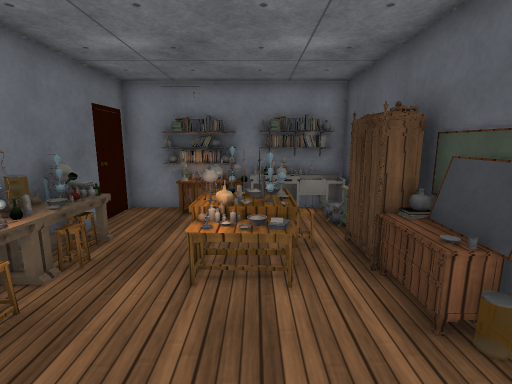
view 1 (above)

13 first-person views from a walk through a Unity game level. The camera is 1.5 m above the floor, tilts 10° down and sees 85° across. The floor is counted in squares, 0.6 m on a side. Each view is taken from the middle of a square. On the plan, view 1 faces up. The plan holds only what a view shows up to about 18 squares ahead; the rest is blank. The place goes on beyond the plan. The player is left out. Some surface patterns are stand-ins.

view 2
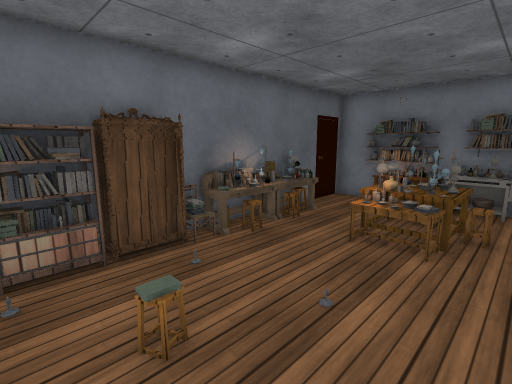

view 3
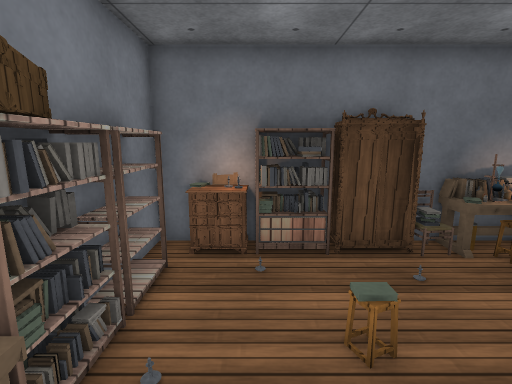

view 4
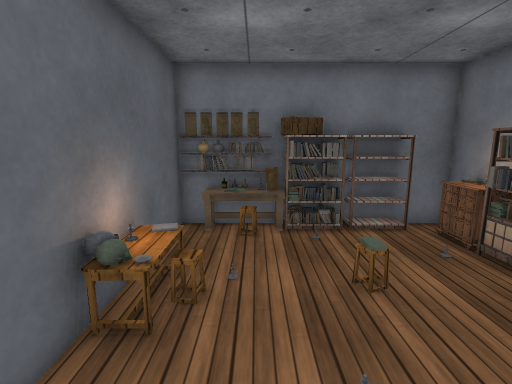

view 5
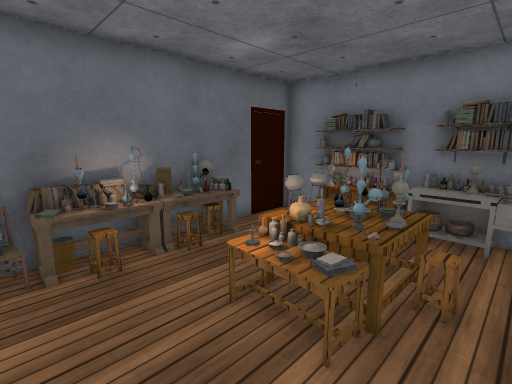

view 6
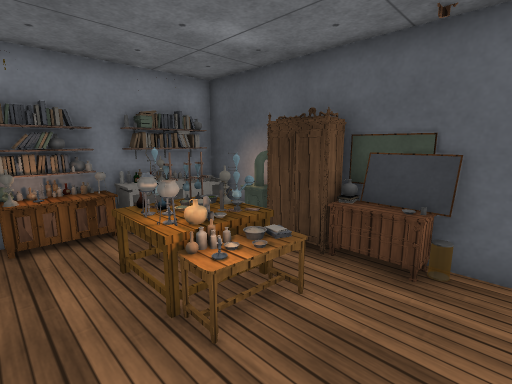

view 7
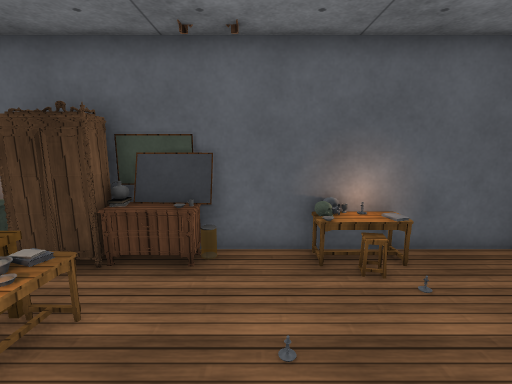

view 8
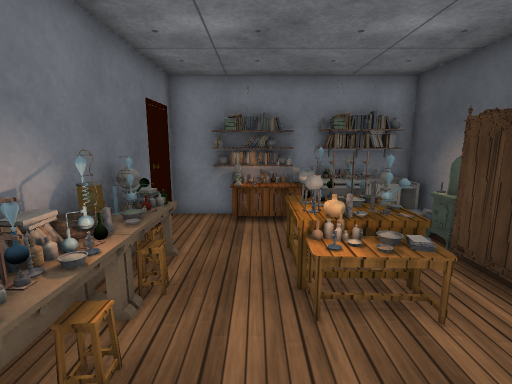

view 9
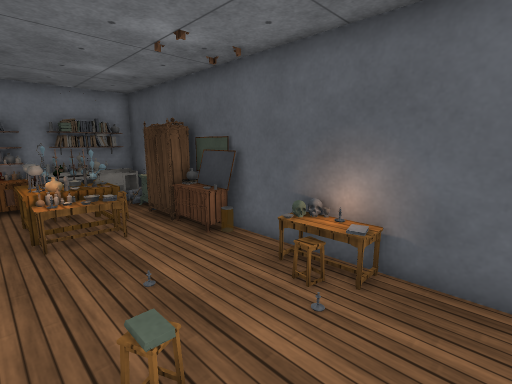

view 10
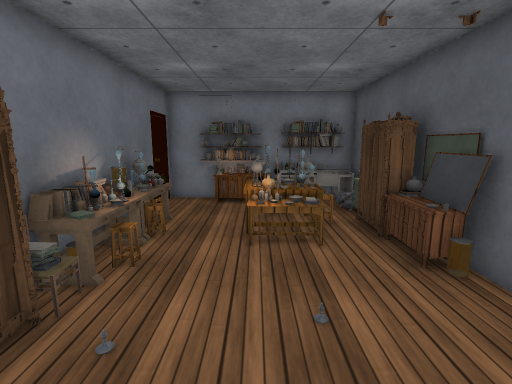

view 11
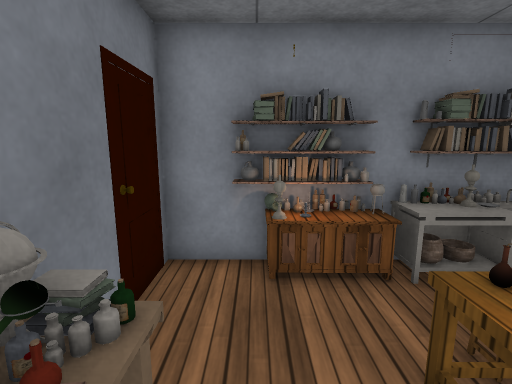

view 12
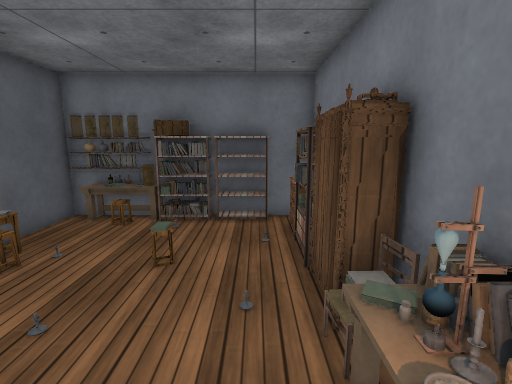

view 13
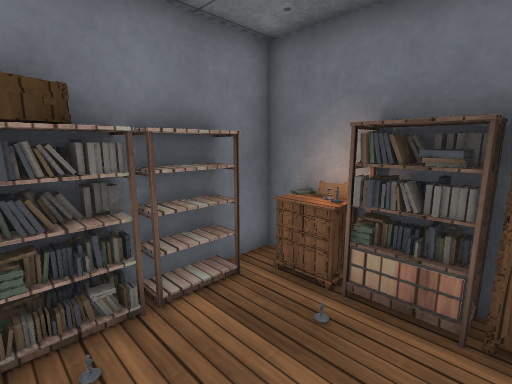

### Floor plan
Points are (right, up) in squares from view 1. A wall is a line through its corners. A room is listed if a view was taken in it or the views show most of it. See-through windows are left out.
Room 1 (views 1, 2, 3, 4, 5, 6, 7, 8, 9, 10, 11, 12, 13)
walls: (-4.9, 3.5) (-4.9, 1.4); (3.3, 1.4) (3.3, 3.5); (-4.9, -0.1) (-4.9, -4.5) (1.5, -4.5); (-4.9, 6.5) (-4.9, 5.4); (3.3, 8.4) (3.3, 10.7) (0.4, 10.7); (-1.4, 10.7) (-4.9, 10.7) (-4.9, 7.4); (3.3, -4.5) (3.3, -1.4)
objects: other object (-5, 1) to (-4, 2); other object (-5, 5) to (-4, 5); other object (-4, -3); other object (-4, -2); other object (-4, -1); other object (-4, 3); other object (-4, 4); other object (-4, 6); other object (-4, 7); other object (-4, 8); other object (-3, -4) to (-2, -4); other object (-3, -2); other object (-3, 4); other object (-3, 6); other object (-3, 7); other object (-3, 10); other object (-2, 6); other object (-2, 9); other object (-2, 10); other object (-1, -4); other object (-1, 5); other object (-1, 6); other object (-1, 7); other object (-1, 10); other object (-1, 11); other object (0, -4); other object (0, 5); other object (0, 6); other object (0, 7); other object (0, 10); other object (0, 11); other object (1, -4); other object (1, 5); other object (1, 6); other object (1, 10) to (2, 10); other object (2, -5); other object (2, -4); other object (2, -1); other object (2, 1); other object (2, 3) to (2, 4); other object (2, 5); other object (2, 7); other object (3, -1); other object (3, 0); other object (3, 1); other object (3, 4); other object (3, 5); other object (3, 8)

Positions as (right, up) in squares from view 1, and headings:
1: (0, 0), facing up
2: (2, -2), facing up-left
3: (2, -2), facing left
4: (1, 4), facing down
5: (2, 2), facing up-left
6: (-3, 2), facing up-right
7: (-3, 2), facing right
8: (-2, 1), facing up
9: (-2, -3), facing up-right
10: (-1, -2), facing up
11: (-3, 5), facing up
12: (-3, 5), facing down
13: (0, 0), facing down-left
